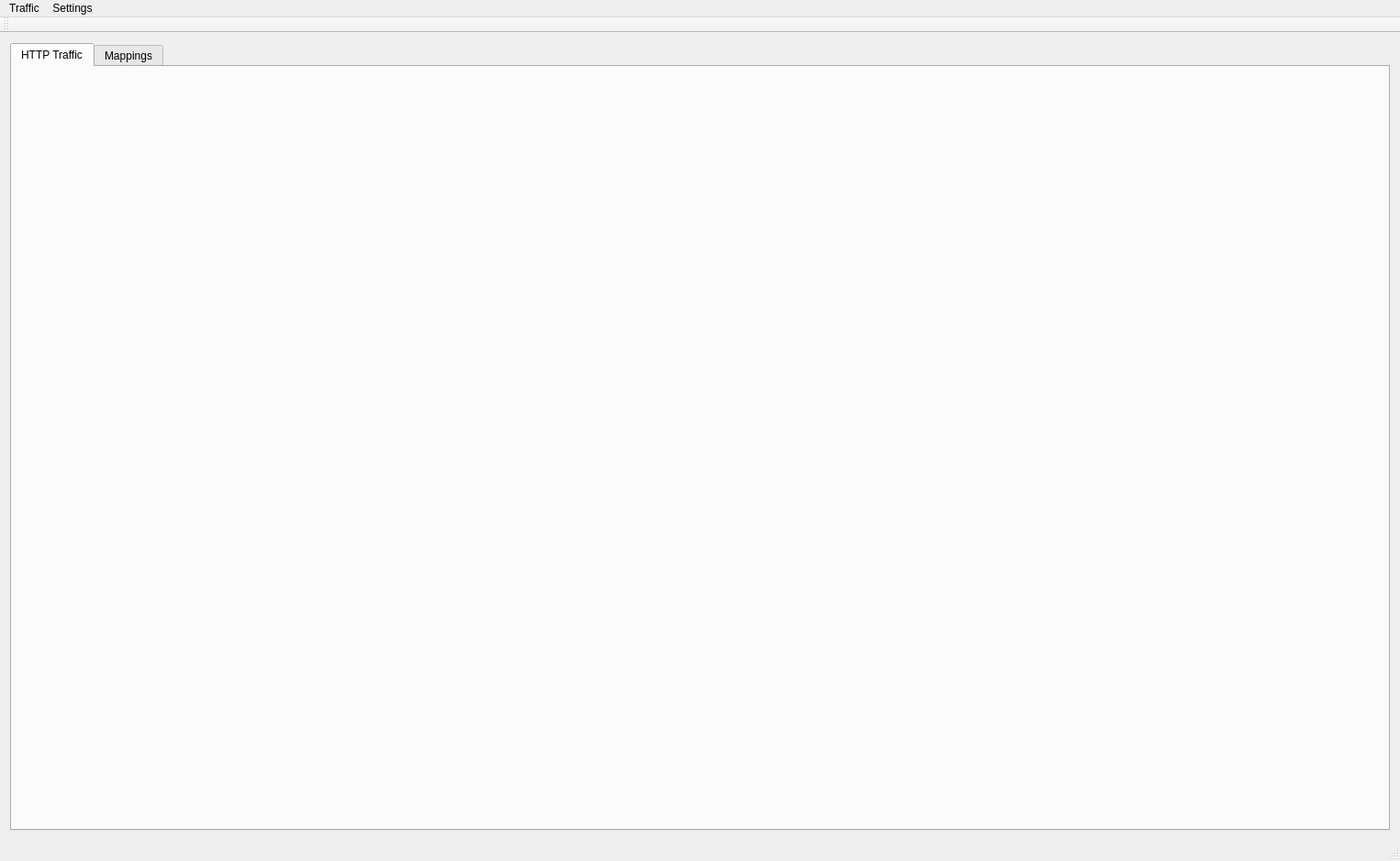
<?xml version="1.0" encoding="UTF-8"?>
<ui version="4.0">
 <class>MainWindow</class>
 <widget class="QMainWindow" name="MainWindow">
  <property name="geometry">
   <rect>
    <x>0</x>
    <y>0</y>
    <width>1526</width>
    <height>939</height>
   </rect>
  </property>
  <property name="windowTitle">
   <string>Wiremock UI</string>
  </property>
  <widget class="QWidget" name="centralWidget">
   <layout class="QGridLayout" name="gridLayout">
    <item row="0" column="0">
     <widget class="QTabWidget" name="tabWidget">
      <property name="currentIndex">
       <number>0</number>
      </property>
      <widget class="TrafficPage" name="traffic">
       <attribute name="title">
        <string>HTTP Traffic</string>
       </attribute>
      </widget>
      <widget class="MappingsPage" name="mappings">
       <attribute name="title">
        <string>Mappings</string>
       </attribute>
      </widget>
     </widget>
    </item>
   </layout>
  </widget>
  <widget class="QMenuBar" name="menuBar">
   <property name="geometry">
    <rect>
     <x>0</x>
     <y>0</y>
     <width>1526</width>
     <height>22</height>
    </rect>
   </property>
   <widget class="QMenu" name="menuSettings">
    <property name="title">
     <string>Settings</string>
    </property>
    <addaction name="actionServer_address"/>
   </widget>
   <widget class="QMenu" name="menuRequests">
    <property name="title">
     <string>Traffic</string>
    </property>
    <addaction name="actionClear"/>
    <addaction name="actionClear_on_Wiremock"/>
   </widget>
   <addaction name="menuRequests"/>
   <addaction name="menuSettings"/>
  </widget>
  <widget class="QToolBar" name="mainToolBar">
   <attribute name="toolBarArea">
    <enum>TopToolBarArea</enum>
   </attribute>
   <attribute name="toolBarBreak">
    <bool>false</bool>
   </attribute>
  </widget>
  <widget class="QStatusBar" name="statusBar"/>
  <action name="actionServer_address">
   <property name="text">
    <string>Server address</string>
   </property>
  </action>
  <action name="actionClear">
   <property name="text">
    <string>Clear</string>
   </property>
  </action>
  <action name="actionClear_on_Wiremock">
   <property name="text">
    <string>Clear on Wiremock</string>
   </property>
  </action>
 </widget>
 <layoutdefault spacing="6" margin="11"/>
 <customwidgets>
  <customwidget>
   <class>TrafficPage</class>
   <extends>QWidget</extends>
   <header>trafficpage.h</header>
   <container>1</container>
  </customwidget>
  <customwidget>
   <class>MappingsPage</class>
   <extends>QWidget</extends>
   <header>mappingspage.h</header>
   <container>1</container>
  </customwidget>
 </customwidgets>
 <resources/>
 <connections/>
</ui>
